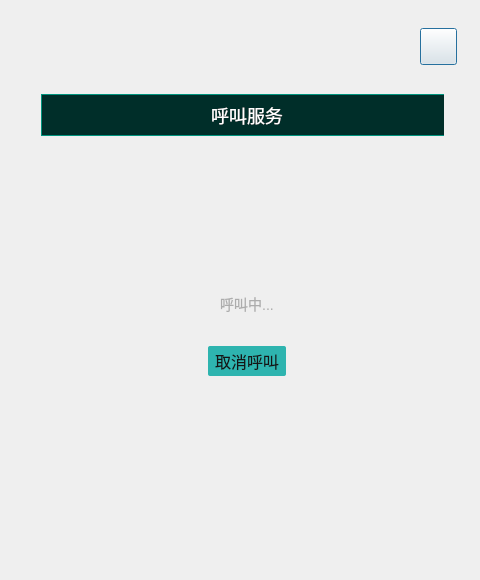
<?xml version="1.0" encoding="UTF-8"?>
<ui version="4.0">
 <class>callServiceDialog</class>
 <widget class="QDialog" name="callServiceDialog">
  <property name="geometry">
   <rect>
    <x>0</x>
    <y>0</y>
    <width>480</width>
    <height>580</height>
   </rect>
  </property>
  <property name="minimumSize">
   <size>
    <width>480</width>
    <height>580</height>
   </size>
  </property>
  <property name="maximumSize">
   <size>
    <width>480</width>
    <height>580</height>
   </size>
  </property>
  <property name="windowTitle">
   <string>callServiceDialog</string>
  </property>
  <layout class="QGridLayout" name="gridLayout">
   <property name="leftMargin">
    <number>0</number>
   </property>
   <property name="topMargin">
    <number>0</number>
   </property>
   <property name="rightMargin">
    <number>0</number>
   </property>
   <property name="bottomMargin">
    <number>0</number>
   </property>
   <property name="spacing">
    <number>0</number>
   </property>
   <item row="0" column="0">
    <widget class="QWidget" name="widget" native="true">
     <property name="styleSheet">
      <string notr="true">#widget{
border-image: url(:/masterDesktop/Resources/complaints_bg.png);
}
#btn_close{
border-image: url(:/masterDesktop/Resources/close.png);
}
#btn_close:pressed{
margin:1px;
}
#wgt_title{
background:#002E29;
border:1px solid #00947E;
}
#lbl_title{
font-family:&quot;微软雅黑&quot;;
font-size:18px;
color:#FFFFFF;
}</string>
     </property>
     <widget class="QPushButton" name="btn_close">
      <property name="geometry">
       <rect>
        <x>420</x>
        <y>28</y>
        <width>37</width>
        <height>37</height>
       </rect>
      </property>
      <property name="minimumSize">
       <size>
        <width>37</width>
        <height>37</height>
       </size>
      </property>
      <property name="maximumSize">
       <size>
        <width>37</width>
        <height>37</height>
       </size>
      </property>
      <property name="text">
       <string/>
      </property>
     </widget>
     <widget class="QWidget" name="layoutWidget">
      <property name="geometry">
       <rect>
        <x>30</x>
        <y>83</y>
        <width>414</width>
        <height>411</height>
       </rect>
      </property>
      <layout class="QVBoxLayout" name="verticalLayout">
       <property name="spacing">
        <number>0</number>
       </property>
       <item>
        <widget class="QWidget" name="wgt_title" native="true">
         <property name="minimumSize">
          <size>
           <width>412</width>
           <height>42</height>
          </size>
         </property>
         <property name="maximumSize">
          <size>
           <width>412</width>
           <height>42</height>
          </size>
         </property>
         <layout class="QHBoxLayout" name="horizontalLayout">
          <property name="spacing">
           <number>0</number>
          </property>
          <property name="leftMargin">
           <number>0</number>
          </property>
          <property name="topMargin">
           <number>0</number>
          </property>
          <property name="rightMargin">
           <number>0</number>
          </property>
          <property name="bottomMargin">
           <number>0</number>
          </property>
          <item>
           <widget class="QLabel" name="lbl_title">
            <property name="text">
             <string>呼叫服务</string>
            </property>
            <property name="alignment">
             <set>Qt::AlignCenter</set>
            </property>
           </widget>
          </item>
         </layout>
        </widget>
       </item>
       <item>
        <widget class="QWidget" name="widget_2" native="true">
         <property name="minimumSize">
          <size>
           <width>412</width>
           <height>367</height>
          </size>
         </property>
         <property name="maximumSize">
          <size>
           <width>412</width>
           <height>367</height>
          </size>
         </property>
         <layout class="QVBoxLayout" name="verticalLayout_2">
          <property name="spacing">
           <number>15</number>
          </property>
          <property name="leftMargin">
           <number>0</number>
          </property>
          <property name="topMargin">
           <number>43</number>
          </property>
          <property name="rightMargin">
           <number>0</number>
          </property>
          <item>
           <layout class="QHBoxLayout" name="horizontalLayout_2">
            <item>
             <spacer name="horizontalSpacer">
              <property name="orientation">
               <enum>Qt::Horizontal</enum>
              </property>
              <property name="sizeHint" stdset="0">
               <size>
                <width>40</width>
                <height>20</height>
               </size>
              </property>
             </spacer>
            </item>
            <item>
             <widget class="QLabel" name="lbl_icon">
              <property name="minimumSize">
               <size>
                <width>102</width>
                <height>99</height>
               </size>
              </property>
              <property name="maximumSize">
               <size>
                <width>102</width>
                <height>99</height>
               </size>
              </property>
              <property name="styleSheet">
               <string notr="true">border-image: url(:/masterDesktop/Resources/call_call_ing.png);</string>
              </property>
              <property name="text">
               <string/>
              </property>
             </widget>
            </item>
            <item>
             <spacer name="horizontalSpacer_2">
              <property name="orientation">
               <enum>Qt::Horizontal</enum>
              </property>
              <property name="sizeHint" stdset="0">
               <size>
                <width>40</width>
                <height>20</height>
               </size>
              </property>
             </spacer>
            </item>
           </layout>
          </item>
          <item>
           <widget class="QLabel" name="lbl_tip">
            <property name="styleSheet">
             <string notr="true">font-family:&quot;微软雅黑&quot;;
font-size:14px;
color:#ACACAC;</string>
            </property>
            <property name="text">
             <string>呼叫中...</string>
            </property>
            <property name="alignment">
             <set>Qt::AlignCenter</set>
            </property>
           </widget>
          </item>
          <item>
           <spacer name="verticalSpacer_2">
            <property name="orientation">
             <enum>Qt::Vertical</enum>
            </property>
            <property name="sizeType">
             <enum>QSizePolicy::Fixed</enum>
            </property>
            <property name="sizeHint" stdset="0">
             <size>
              <width>20</width>
              <height>16</height>
             </size>
            </property>
           </spacer>
          </item>
          <item>
           <layout class="QHBoxLayout" name="horizontalLayout_3">
            <item>
             <spacer name="horizontalSpacer_3">
              <property name="orientation">
               <enum>Qt::Horizontal</enum>
              </property>
              <property name="sizeHint" stdset="0">
               <size>
                <width>40</width>
                <height>20</height>
               </size>
              </property>
             </spacer>
            </item>
            <item>
             <widget class="QPushButton" name="btn_cancel">
              <property name="minimumSize">
               <size>
                <width>78</width>
                <height>30</height>
               </size>
              </property>
              <property name="maximumSize">
               <size>
                <width>78</width>
                <height>30</height>
               </size>
              </property>
              <property name="styleSheet">
               <string notr="true">QPushButton{
font-family:&quot;微软雅黑&quot;;
font-size:16px;
color:#151515;
background:#2EB4AF;
border:none;
border-radius:2px;
}
QPushButton:pressed{
margin:1px;
}</string>
              </property>
              <property name="text">
               <string>取消呼叫</string>
              </property>
             </widget>
            </item>
            <item>
             <spacer name="horizontalSpacer_4">
              <property name="orientation">
               <enum>Qt::Horizontal</enum>
              </property>
              <property name="sizeHint" stdset="0">
               <size>
                <width>40</width>
                <height>20</height>
               </size>
              </property>
             </spacer>
            </item>
           </layout>
          </item>
          <item>
           <spacer name="verticalSpacer">
            <property name="orientation">
             <enum>Qt::Vertical</enum>
            </property>
            <property name="sizeHint" stdset="0">
             <size>
              <width>20</width>
              <height>83</height>
             </size>
            </property>
           </spacer>
          </item>
         </layout>
        </widget>
       </item>
      </layout>
     </widget>
    </widget>
   </item>
  </layout>
 </widget>
 <layoutdefault spacing="6" margin="11"/>
 <resources>
  <include location="masterDesktop.qrc"/>
 </resources>
 <connections/>
</ui>
